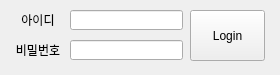
<?xml version="1.0" encoding="UTF-8"?>
<ui version="4.0">
 <class>MainWindow</class>
 <widget class="QMainWindow" name="MainWindow">
  <property name="geometry">
   <rect>
    <x>0</x>
    <y>0</y>
    <width>280</width>
    <height>75</height>
   </rect>
  </property>
  <property name="minimumSize">
   <size>
    <width>280</width>
    <height>75</height>
   </size>
  </property>
  <property name="maximumSize">
   <size>
    <width>280</width>
    <height>75</height>
   </size>
  </property>
  <property name="windowTitle">
   <string>Login</string>
  </property>
  <widget class="QWidget" name="centralwidget">
   <widget class="QLineEdit" name="login_id">
    <property name="geometry">
     <rect>
      <x>70</x>
      <y>10</y>
      <width>113</width>
      <height>20</height>
     </rect>
    </property>
   </widget>
   <widget class="QLineEdit" name="login_pw">
    <property name="geometry">
     <rect>
      <x>70</x>
      <y>40</y>
      <width>113</width>
      <height>20</height>
     </rect>
    </property>
    <property name="echoMode">
     <enum>QLineEdit::Password</enum>
    </property>
   </widget>
   <widget class="QPushButton" name="login_button">
    <property name="geometry">
     <rect>
      <x>190</x>
      <y>10</y>
      <width>75</width>
      <height>51</height>
     </rect>
    </property>
    <property name="text">
     <string>Login</string>
    </property>
   </widget>
   <widget class="QLabel" name="id_label">
    <property name="geometry">
     <rect>
      <x>10</x>
      <y>10</y>
      <width>56</width>
      <height>20</height>
     </rect>
    </property>
    <property name="text">
     <string>아이디</string>
    </property>
    <property name="alignment">
     <set>Qt::AlignCenter</set>
    </property>
   </widget>
   <widget class="QLabel" name="pw_label">
    <property name="geometry">
     <rect>
      <x>10</x>
      <y>40</y>
      <width>56</width>
      <height>20</height>
     </rect>
    </property>
    <property name="text">
     <string>비밀번호</string>
    </property>
    <property name="alignment">
     <set>Qt::AlignCenter</set>
    </property>
   </widget>
  </widget>
 </widget>
 <resources/>
 <connections/>
</ui>
